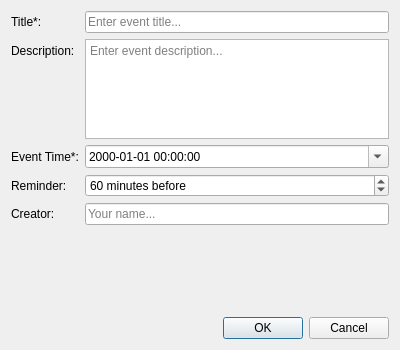
<?xml version="1.0" encoding="UTF-8"?>
<ui version="4.0">
 <class>EventDialog</class>
 <widget class="QDialog" name="EventDialog">
  <property name="geometry">
   <rect>
    <x>0</x>
    <y>0</y>
    <width>400</width>
    <height>350</height>
   </rect>
  </property>
  <property name="windowTitle">
   <string>Event Details</string>
  </property>
  <property name="modal">
   <bool>true</bool>
  </property>
  <layout class="QVBoxLayout" name="verticalLayout">
   <item>
    <layout class="QFormLayout" name="formLayout">
     <item row="0" column="0">
      <widget class="QLabel" name="titleLabel">
       <property name="text">
        <string>Title*:</string>
       </property>
      </widget>
     </item>
     <item row="0" column="1">
      <widget class="QLineEdit" name="titleEdit">
       <property name="placeholderText">
        <string>Enter event title...</string>
       </property>
      </widget>
     </item>
     <item row="1" column="0">
      <widget class="QLabel" name="descriptionLabel">
       <property name="text">
        <string>Description:</string>
       </property>
      </widget>
     </item>
     <item row="1" column="1">
      <widget class="QTextEdit" name="descriptionEdit">
       <property name="maximumSize">
        <size>
         <width>16777215</width>
         <height>100</height>
        </size>
       </property>
       <property name="placeholderText">
        <string>Enter event description...</string>
       </property>
      </widget>
     </item>
     <item row="2" column="0">
      <widget class="QLabel" name="eventTimeLabel">
       <property name="text">
        <string>Event Time*:</string>
       </property>
      </widget>
     </item>
     <item row="2" column="1">
      <widget class="QDateTimeEdit" name="eventTimeEdit">
       <property name="displayFormat">
        <string>yyyy-MM-dd hh:mm:ss</string>
       </property>
       <property name="calendarPopup">
        <bool>true</bool>
       </property>
      </widget>
     </item>
     <item row="3" column="0">
      <widget class="QLabel" name="reminderLabel">
       <property name="text">
        <string>Reminder:</string>
       </property>
      </widget>
     </item>
     <item row="3" column="1">
      <widget class="QSpinBox" name="reminderSpinBox">
       <property name="suffix">
        <string> minutes before</string>
       </property>
       <property name="minimum">
        <number>1</number>
       </property>
       <property name="maximum">
        <number>10080</number>
       </property>
       <property name="value">
        <number>60</number>
       </property>
      </widget>
     </item>
     <item row="4" column="0">
      <widget class="QLabel" name="creatorLabel">
       <property name="text">
        <string>Creator:</string>
       </property>
      </widget>
     </item>
     <item row="4" column="1">
      <widget class="QLineEdit" name="creatorEdit">
       <property name="placeholderText">
        <string>Your name...</string>
       </property>
      </widget>
     </item>
    </layout>
   </item>
   <item>
    <spacer name="verticalSpacer">
     <property name="orientation">
      <enum>Qt::Vertical</enum>
     </property>
     <property name="sizeHint" stdset="0">
      <size>
       <width>20</width>
       <height>40</height>
      </size>
     </property>
    </spacer>
   </item>
   <item>
    <layout class="QHBoxLayout" name="buttonLayout">
     <item>
      <spacer name="horizontalSpacer">
       <property name="orientation">
        <enum>Qt::Horizontal</enum>
       </property>
       <property name="sizeHint" stdset="0">
        <size>
         <width>40</width>
         <height>20</height>
        </size>
       </property>
      </spacer>
     </item>
     <item>
      <widget class="QPushButton" name="okButton">
       <property name="text">
        <string>OK</string>
       </property>
       <property name="default">
        <bool>true</bool>
       </property>
      </widget>
     </item>
     <item>
      <widget class="QPushButton" name="cancelButton">
       <property name="text">
        <string>Cancel</string>
       </property>
      </widget>
     </item>
    </layout>
   </item>
  </layout>
 </widget>
 <resources/>
 <connections/>
</ui>
